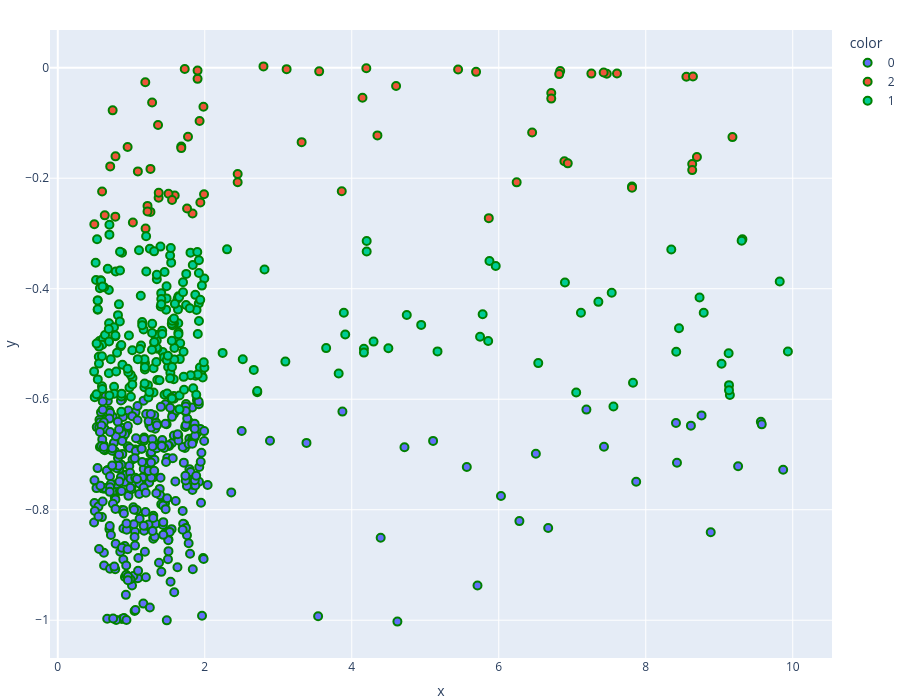

The notebook cell saved with this chart:
### Code cell
new_df2['target'] = new_df2['target'].astype('str')

fig = px.scatter(x=new_df2['PC1'], y=new_df2['PC2'], 
                   color = new_df2['target'], width=900, height=700)

fig.update_traces(marker = dict(size = 8, line = dict(width = 2, color='green')),
                 selector = dict(mode='markers'))

fig.update_layout(margin=dict(l=0, r=0, t=30, b=0),            # removes the white space
                  scene_camera=dict(eye=dict(x=1.4, y=1.4, z=1.0)))   # zooms in a little

fig.show()

### Figure 1 — Plotly figure (JSON) as saved in the notebook; plotly's stock layout.template omitted (floating-point values rounded to 4 significant figures; data arrays with more than 128 entries replaced by an {"elided": "..."} marker saying what was removed)
{"data": [{"hovertemplate": "color=0<br>x=%{x}<br>y=%{y}<extra></extra>", "legendgroup": "0", "marker": {"color": "#636efa", "line": {"color": "green", "width": 2}, "size": 8, "symbol": "circle"}, "mode": "markers", "name": "0", "orientation": "v", "showlegend": true, "type": "scatter", "x": {"elided": "357 float values"}, "xaxis": "x", "y": {"elided": "357 float values"}, "yaxis": "y"}, {"hovertemplate": "color=2<br>x=%{x}<br>y=%{y}<extra></extra>", "legendgroup": "2", "marker": {"color": "#EF553B", "line": {"color": "green", "width": 2}, "size": 8, "symbol": "circle"}, "mode": "markers", "name": "2", "orientation": "v", "showlegend": true, "type": "scatter", "x": [6.893, 1.261, 7.26, 1.929, 0.9501, 7.813, 6.454, 7.47, 2.798, 3.864, 7.609, 2.448, 1.364, 0.7132, 8.632, 1.591, 4.603, 1.772, 1.261, 8.696, 1.727, 8.553, 9.315, 3.318, 1.94, 4.349, 9.18, 5.691, 6.836, 1.902, 1.833, 0.7827, 6.244, 1.372, 6.939, 5.865, 1.022, 1.191, 1.283, 1.982, 8.642, 1.09, 0.7852, 6.823, 3.557, 0.6029, 0.6393, 1.506, 1.373, 4.146, 6.714, 4.198, 0.497, 1.68, 1.195, 1.759, 3.113, 7.427, 5.447, 1.99, 1.555, 1.221, 0.7465, 1.68, 6.714, 2.448, 1.902, 7.813, 1.221, 8.632], "xaxis": "x", "y": [-0.1694, -0.2609, -0.01059, -0.09632, -0.1434, -0.2151, -0.1171, -0.01091, 0.00242, -0.2235, -0.01031, -0.2073, -0.1037, -0.1786, -0.1743, -0.2312, -0.03319, -0.1249, -0.1831, -0.1614, -0.002212, -0.01621, -0.3106, -0.1347, -0.244, -0.1224, -0.1256, -0.007433, -0.006032, -0.02016, -0.2637, -0.2695, -0.2074, -0.2353, -0.1731, -0.2723, -0.2802, -0.02634, -0.06288, -0.07051, -0.01596, -0.1876, -0.1604, -0.01154, -0.006532, -0.2241, -0.2672, -0.2282, -0.2264, -0.05444, -0.04587, -0.0008252, -0.2834, -0.1425, -0.2912, -0.2547, -0.002558, -0.008538, -0.003075, -0.229, -0.2394, -0.2501, -0.07716, -0.1455, -0.05586, -0.1923, -0.005163, -0.2171, -0.2601, -0.1853], "yaxis": "y"}, {"hovertemplate": "color=1<br>x=%{x}<br>y=%{y}<extra></extra>", "legendgroup": "1", "marker": {"color": "#00cc96", "line": {"color": "green", "width": 2}, "size": 8, "symbol": "circle"}, "mode": "markers", "name": "1", "orientation": "v", "showlegend": true, "type": "scatter", "x": {"elided": "233 float values"}, "xaxis": "x", "y": {"elided": "233 float values"}, "yaxis": "y"}], "layout": {"height": 700, "legend": {"title": {"text": "color"}, "tracegroupgap": 0}, "margin": {"b": 0, "l": 0, "r": 0, "t": 30}, "scene": {"camera": {"eye": {"x": 1.4, "y": 1.4, "z": 1}}}, "width": 900, "xaxis": {"anchor": "y", "domain": [0, 1], "title": {"text": "x"}}, "yaxis": {"anchor": "x", "domain": [0, 1], "title": {"text": "y"}}}}
